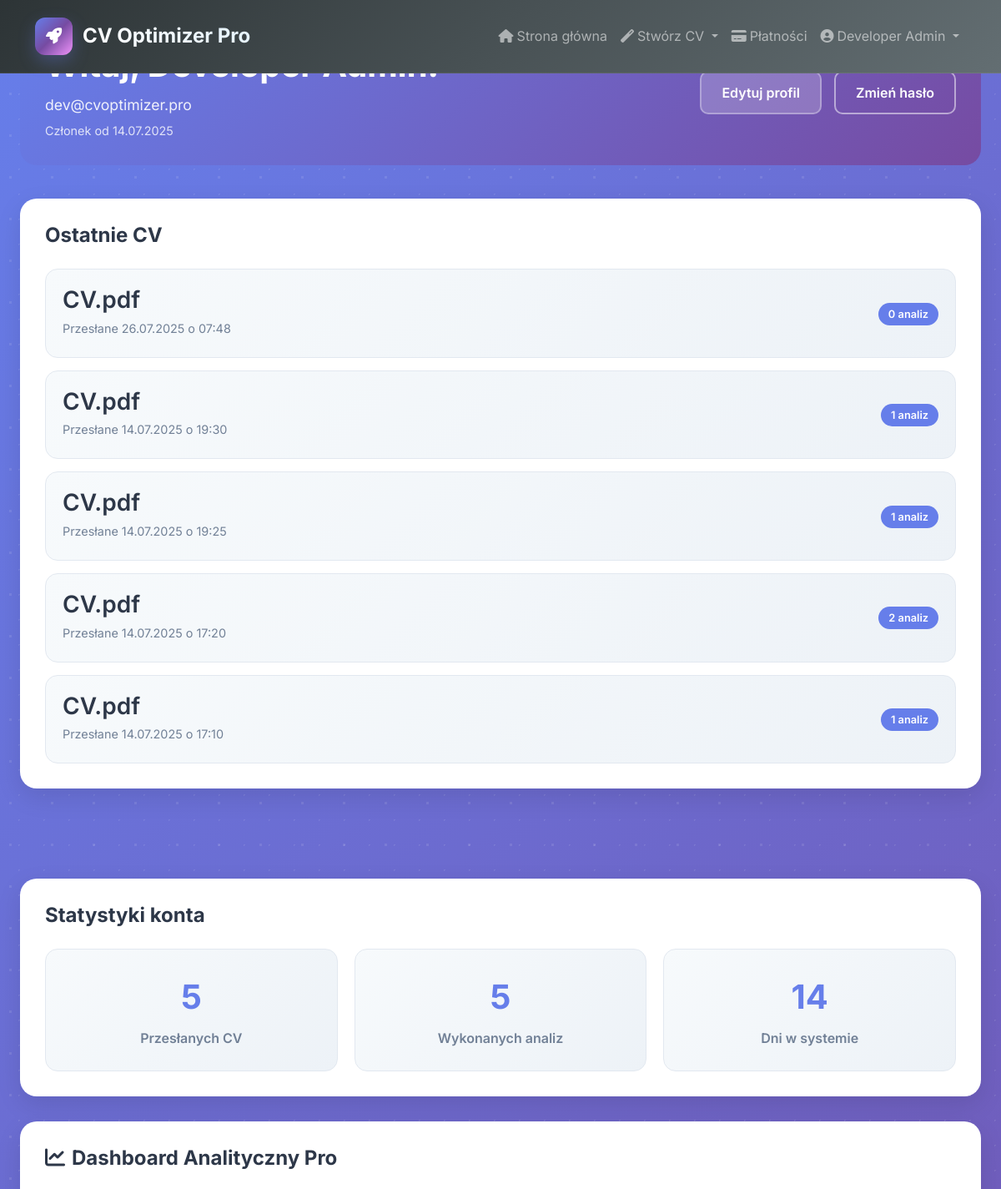
The page /profile (signed in, upper part) on the database as committed earlier.
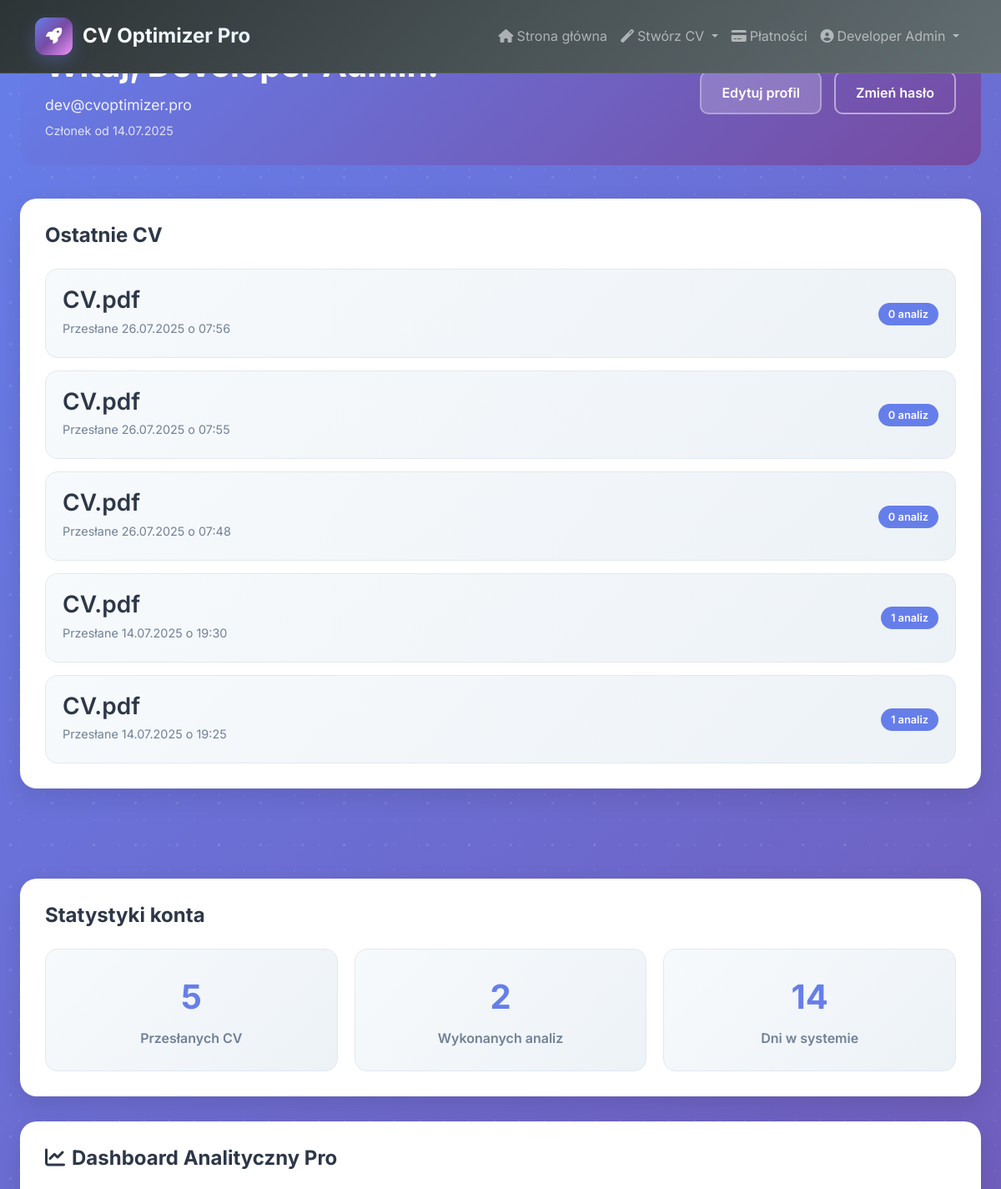
The same page on the database as committed later.
### models.py (models this page shows, shortened)
class User(UserMixin, db.Model):
    __tablename__ = 'users'
    id = db.Column(db.Integer, primary_key=True)
    username = db.Column(db.String(80), unique=True, nullable=False)
    email = db.Column(db.String(120), unique=True, nullable=False)
    password_hash = db.Column(db.String(255), nullable=False)
    first_name = db.Column(db.String(50))
    last_name = db.Column(db.String(50))
    created_at = db.Column(db.DateTime, default=datetime.utcnow)
    last_login = db.Column(db.DateTime)
    is_active = db.Column(db.Boolean, default=True)
    premium_until = db.Column(db.DateTime)
    stripe_customer_id = db.Column(db.String(100))
    stripe_session_id = db.Column(db.String(200))
    cv_uploads = db.relationship('CVUpload', backref='user', lazy=True, cascade='all, delete-orphan')
    def is_premium_active(self):
        if not self.premium_until:
            return False
        return datetime.utcnow() < self.premium_until
    def get_full_name(self):
        if self.first_name and self.last_name:
            return f"{self.first_name} {self.last_name}"
        return self.username

class CVUpload(db.Model):
    __tablename__ = 'cv_uploads'
    id = db.Column(db.Integer, primary_key=True)
    user_id = db.Column(db.Integer, db.ForeignKey('users.id'), nullable=False)
    filename = db.Column(db.String(255), nullable=False)
    original_text = db.Column(db.Text, nullable=False)
    job_title = db.Column(db.String(200))
    job_description = db.Column(db.Text)
    uploaded_at = db.Column(db.DateTime, default=datetime.utcnow)
    analysis_results = db.relationship('AnalysisResult', backref='cv_upload', lazy=True, cascade='all, delete-orphan')

### app.py (the view)
@app.route('/profile')
@login_required
def profile():
    recent_cvs = CVUpload.query.filter_by(user_id=current_user.id).order_by(CVUpload.uploaded_at.desc()).limit(5).all()
    return render_template('auth/profile.html', user=current_user, recent_cvs=recent_cvs)

### app.py (called while the page is built)
@login_manager.user_loader
def load_user(user_id):
    return db.session.get(User, int(user_id))

### templates/auth/profile.html (shortened to what this page needs)
{% extends "base.html" %}
{% block content %}
<div class="profile-container">
    <div class="profile-header">
        <div class="profile-info">
            <h1>Witaj, {{ user.get_full_name() }}!</h1>
            <p class="profile-email">{{ user.email }}</p>
            <p class="profile-member-since">Członek od {{ user.created_at.strftime('%d.%m.%Y') }}</p>
        </div>
        <div class="profile-actions">
            <a href="{{ url_for('edit_profile') }}" class="btn btn-secondary">Edytuj profil</a>
            <a href="{{ url_for('change_password') }}" class="btn btn-outline">Zmień hasło</a>
        </div>
    </div>
    <div class="profile-content">
        <div class="profile-section">
            <h2>Ostatnie CV</h2>
            {% if recent_cvs %}
                <div class="cv-list">
                    {% for cv in recent_cvs %}
                        <div class="cv-card">
                            <div class="cv-info">
                                <h3>{{ cv.filename }}</h3>
                                <p class="cv-date">Przesłane {{ cv.uploaded_at.strftime('%d.%m.%Y o %H:%M') }}</p>
                            </div>
                            <div class="cv-stats">
                                <span class="stat">{{ cv.analysis_results|length }} analiz</span>
                            </div>
                        </div>
                    {% endfor %}
                </div>
            {% else %}
                <div class="empty-state">
                    <p>Nie masz jeszcze żadnych przesłanych CV.</p>
                    <a href="{{ url_for('index') }}" class="btn btn-primary">Prześlij swoje pierwsze CV</a>
                </div>
            {% endif %}
        </div>
        <div class="profile-section">
            <h2>Statystyki konta</h2>
            <div class="stats-grid">
                <div class="stat-card">
                    <div class="stat-number">{{ recent_cvs|length }}</div>
                    <div class="stat-label">Przesłanych CV</div>
                </div>
                <div class="stat-card">
                    <div class="stat-number">
                        {% set total_analyses = namespace(count=0) %}
                        {% for cv in recent_cvs %}
                            {% set total_analyses.count = total_analyses.count + cv.analysis_results|length %}
                        {% endfor %}
                        {{ total_analyses.count }}
                    </div>
                    <div class="stat-label">Wykonanych analiz</div>
                </div>
                <div class="stat-card">
                    <div class="stat-number">{{ user.created_at.strftime('%d') }}</div>
                    <div class="stat-label">Dni w systemie</div>
                </div>
            </div>
        </div>
        <div class="profile-section">
            <h2><i class="fas fa-chart-line me-2"></i>Dashboard Analityczny Pro</h2>
        </div>
    </div>
</div>
{% endblock %}

### templates/base.html (shortened to what this page needs)
<!DOCTYPE html>
<html lang="pl" data-bs-theme="light">
<head>
    <link href="https://cdn.jsdelivr.net/npm/bootstrap@5.3.2/dist/css/bootstrap.min.css" rel="stylesheet">
    <link rel="stylesheet" href="https://cdnjs.cloudflare.com/ajax/libs/font-awesome/6.5.0/css/all.min.css">
    <link rel="stylesheet" href="{{ url_for('static', filename='css/custom.css') }}">
    <link rel="stylesheet" href="{{ url_for('static', filename='css/modern-premium.css') }}">
</head>
<body>
    <header class="modern-header">
        <nav class="navbar navbar-expand-lg navbar-dark fixed-top">
            <div class="container">
                <a class="navbar-brand modern-brand" href="/">
                    <div class="brand-icon">
                        <i class="fas fa-rocket"></i>
                    </div>
                    <span class="brand-text">CV Optimizer Pro</span>
                </a>
                <div class="collapse navbar-collapse" id="navbarNav">
                    <ul class="navbar-nav ms-auto">
                        {% if current_user.is_authenticated %}
                            <li class="nav-item">
                                <a class="nav-link" href="{{ url_for('index') }}">
                                    <i class="fas fa-home me-1"></i>Strona główna
                                </a>
                            </li>
                            <li class="nav-item dropdown">
                            <a class="nav-link dropdown-toggle" href="#" id="cvDropdown" role="button" data-bs-toggle="dropdown" aria-expanded="false">
                                <i class="fas fa-magic me-1"></i>Stwórz CV
                            </a>
                        </li>
                            <li class="nav-item">
                                <a class="nav-link" href="{{ url_for('payment_options') }}">
                                    <i class="fas fa-credit-card me-1"></i>Płatności
                                </a>
                            </li>
                            <li class="nav-item dropdown">
                                <a class="nav-link dropdown-toggle" href="#" id="navbarDropdown" role="button" data-bs-toggle="dropdown">
                                    <i class="fas fa-user-circle me-1"></i>{{ current_user.get_full_name() or current_user.username }}
                                </a>
                            </li>
                        {% endif %}
                    </ul>
                </div>
            </div>
        </nav>
    </header>
    <main class="container-fluid main-content">
        {% block content %}{% endblock %}
    </main>
</body>
</html>

### static/css/custom.css (style rules this page uses)
:root { --gradient-primary: linear-gradient(135deg, #667eea 0%, #764ba2 50%, #f093fb 100%); --gradient-secondary: linear-gradient(135deg, #ff9a9e 0%, #fecfef 50%, #fad0c4 100%); --gradient-success: linear-gradient(135deg, #a8edea 0%, #fed6e3 100%); --gradient-info: linear-gradient(135deg, #74b9ff 0%, #0984e3 100%); --gradient-warning: linear-gradient(135deg, #ffecd2 0%, #fcb69f 100%); --gradient-dark: linear-gradient(135deg, #2d3436 0%, #636e72 100%); --gradient-rainbow: linear-gradient(45deg, #ff0081, #ff8c00, #40e0d0, #8a2be2, #ff1493); --gradient-cosmic: radial-gradient(ellipse at center, #667eea 0%, #764ba2 35%, #f093fb 100%); --shadow-glass: 0 8px 32px 0 rgba(31, 38, 135, 0.37); --shadow-soft: 0 15px 35px rgba(50, 50, 93, 0.1); --shadow-medium: 0 20px 40px rgba(50, 50, 93, 0.15); --shadow-strong: 0 25px 50px rgba(50, 50, 93, 0.25); --shadow-neon: 0 0 20px rgba(102, 126, 234, 0.6), 0 0 40px rgba(102, 126, 234, 0.4); --shadow-floating: 0 30px 60px rgba(0, 0, 0, 0.12); --border-radius-sm: 8px; --border-radius-md: 12px; --border-radius-lg: 24px; --border-radius-xl: 32px; --border-radius-2xl: 40px; --border-radius-organic: 60% 40% 30% 70% / 60% 30% 70% 40%; --border-radius-blob: 30% 70% 70% 30% / 30% 30% 70% 70%; --text-primary: #1a202c; --text-secondary: #2d3748; --text-muted: #718096; }
body { background: radial-gradient(circle at 20% 80%, rgba(120, 119, 198, 0.3) 0%, transparent 50%), radial-gradient(circle at 80% 20%, rgba(255, 119, 198, 0.3) 0%, transparent 50%), radial-gradient(circle at 40% 40%, rgba(120, 219, 255, 0.2) 0%, transparent 50%), linear-gradient(135deg, #667eea 0%, #764ba2 100%); font-family: 'Inter', -apple-system, BlinkMacSystemFont, 'Segoe UI', Roboto, sans-serif; min-height: 100vh; position: relative; overflow-x: hidden; }
body::before { content: ''; position: fixed; top: 0; left: 0; width: 100%; height: 100%; background-image: radial-gradient(circle at 25% 25%, rgba(255, 255, 255, 0.1) 2px, transparent 2px), radial-gradient(circle at 75% 75%, rgba(255, 255, 255, 0.1) 1px, transparent 1px); background-size: 50px 50px, 30px 30px; animation: float 20s ease-in-out infinite; pointer-events: none; z-index: -1; }
.btn { border-radius: 12px; font-weight: 600; padding: 12px 24px; transition: all 0.3s cubic-bezier(0.4, 0, 0.2, 1); border: none; position: relative; overflow: hidden; text-transform: none; }
.btn::before { content: ''; position: absolute; top: 0; left: -100%; width: 100%; height: 100%; background: linear-gradient(90deg, transparent, rgba(255,255,255,0.2), transparent); transition: left 0.5s; }
.modern-header { position: relative; z-index: 1000; }
.navbar.fixed-top { background: var(--gradient-dark) !important; backdrop-filter: blur(10px); border-bottom: 1px solid rgba(255, 255, 255, 0.1); padding: 1rem 0; transition: all 0.3s ease; }
.modern-brand { display: flex; align-items: center; font-weight: 700; font-size: 1.5rem; text-decoration: none; color: white !important; transition: all 0.3s ease; }
.brand-icon { background: var(--gradient-primary); width: 45px; height: 45px; border-radius: 12px; display: flex; align-items: center; justify-content: center; margin-right: 12px; box-shadow: 0 8px 20px rgba(102, 126, 234, 0.3); }
.brand-icon i { font-size: 1.2rem; color: white; }
.brand-text { background: linear-gradient(45deg, #fff, #e3f2fd); -webkit-background-clip: text; -webkit-text-fill-color: transparent; background-clip: text; }
.main-content { padding-top: 100px; min-height: calc(100vh - 200px); }
.collapse { transition: all 0.35s ease; }

Rows that differ between the two databases and show on the page:
no longer on this page (row unchanged): CVUpload: filename "CV.pdf", uploaded_at "14.07.2025 o 17:20", analysis_results|length "2"
no longer on this page (row unchanged): CVUpload: filename "CV.pdf", uploaded_at "14.07.2025 o 17:10", analysis_results|length "1"
added CVUpload: filename "CV.pdf", uploaded_at "26.07.2025 o 07:56", analysis_results|length "0"
added CVUpload: filename "CV.pdf", uploaded_at "26.07.2025 o 07:55", analysis_results|length "0"
Other text that changed with them:
{{ total_analyses.count }}: "5" → "2"
